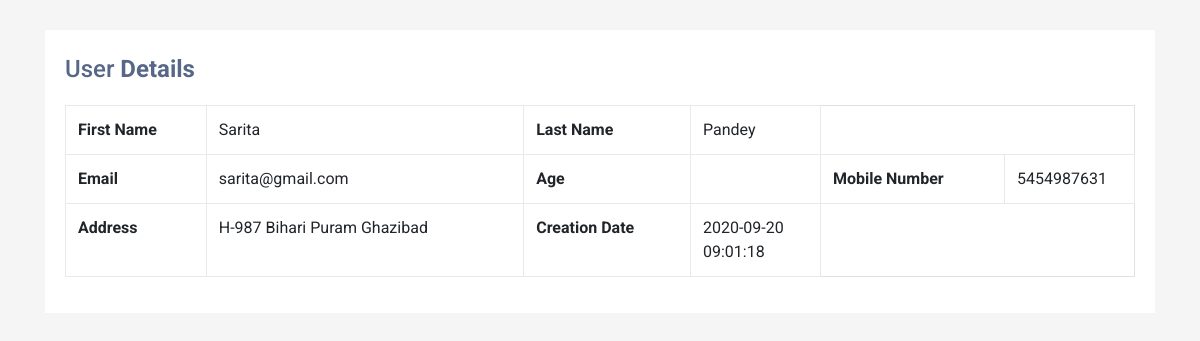
/read.php?viewid=3, run on the app's committed database.
### tables this page shows
CREATE TABLE `tblusers` (
  `ID` int(10) NOT NULL,
  `FirstName` varchar(200) DEFAULT NULL,
  `LastName` varchar(200) DEFAULT NULL,
  `MobileNumber` bigint(10) DEFAULT NULL,
  `Email` varchar(200) DEFAULT NULL,
  `Address` mediumtext DEFAULT NULL,
  `CreationDate` timestamp NOT NULL DEFAULT current_timestamp() ON UPDATE current_timestamp()
);

### read.php (the view, shortened to what this page needs)
<?php
include('dbconnection.php');
?>
<!DOCTYPE html>
<html lang="en">
<head>
<link rel="stylesheet" href="https://stackpath.bootstrapcdn.com/bootstrap/4.5.0/css/bootstrap.min.css">
<link rel="stylesheet" href="https://maxcdn.bootstrapcdn.com/font-awesome/4.7.0/css/font-awesome.min.css">
</head>
<body>
<div class="container-xl">
    <div class="table-responsive">
        <div class="table-wrapper">
            <div class="table-title">
                <div class="row">
                    <div class="col-sm-5">
                        <h2>User <b>Details</b></h2>
                    </div>
                </div>
            </div>
<table cellpadding="0" cellspacing="0" border="0" class="display table table-bordered" id="hidden-table-info">
<tbody>
<?php
$vid=$_GET['viewid'];
$ret=mysqli_query($con,"select * from tblusers where ID =$vid");
while ($row=mysqli_fetch_array($ret)) {
?>
 <tr>
    <th>First Name</th>
    <td><?php  echo $row['FirstName'];?></td>
    <th>Last Name</th>
    <td><?php  echo $row['LastName'];?></td>
  </tr>
  <tr>
    <th>Email</th>
    <td><?php  echo $row['Email'];?></td>
    <th>Age</th>
    <td><?php  echo $row['Age'];?></td>
    <th>Mobile Number</th>
    <td><?php  echo $row['MobileNumber'];?></td>
  </tr>
  <tr>
    <th>Address</th>
    <td><?php  echo $row['Address'];?></td>
    <th>Creation Date</th>
    <td><?php  echo $row['CreationDate'];?></td>
  </tr>
<?php
}?>
</tbody>
</table>
        </div>
    </div>
</div>
</body>
</html>

### read.php (style rules this page uses)
body { color: #566787; background: #f5f5f5; font-family: 'Roboto', sans-serif; }
.table-responsive { margin: 30px 0; }
.table-wrapper { min-width: 1000px; background: #fff; padding: 20px; box-shadow: 0 1px 1px rgba(0,0,0,.05); }
.table-title { font-size: 15px; padding-bottom: 10px; margin: 0 0 10px; min-height: 45px; }
.table-title h2 { margin: 5px 0 0; font-size: 24px; }
table.table tr th, table.table tr td { border-color: #e9e9e9; }
table.table td:last-child { width: 130px; }

### data on the page
tblusers: FirstName "Sarita", LastName "Pandey", Email "sarita@gmail.com", MobileNumber "5454987631", Address "H-987 Bihari Puram Ghazibad", CreationDate "2020-09-20 09:01:18"
